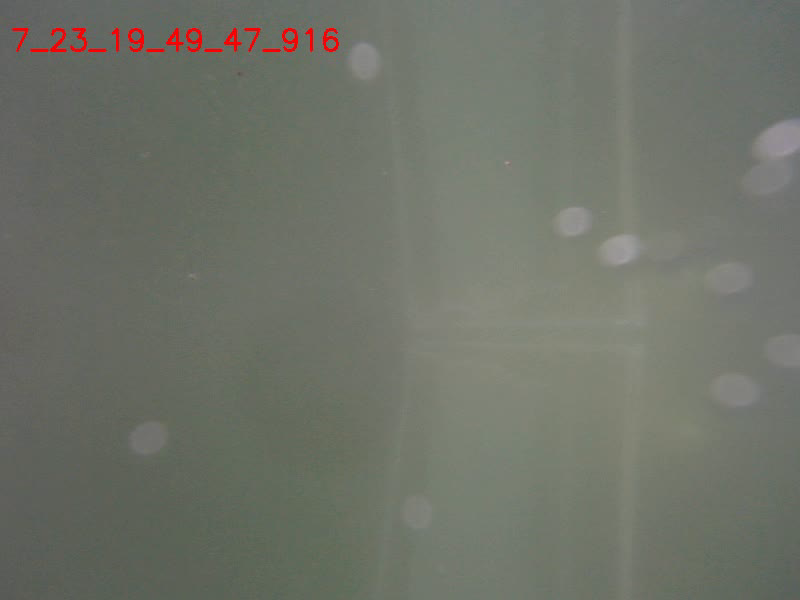
#> input picture frame 0 of capture_7_23_19_49_47.avi, 800 x 600 px, given in place of realgate.mp4, which was not available
$ python combine.py
#> lines starting #> are read from the running program, lines starting #| are printed output that depends on the picture; after the words box and inside, x2 and y2 are one past the last pixel; in counts of white or black regions, pixels touching at a corner belong together; pictures that were not available may be replaced by others from this repository, and a replacement may not be noted
### nms.py
import numpy as np

# Malisiewicz et al.
def non_max_suppression_fast(boxes, overlapThresh):
	# if there are no boxes, return an empty list
	if len(boxes) == 0:
		return []

	# if the bounding boxes integers, convert them to floats --
	# this is important since we'll be doing a bunch of divisions
	if boxes.dtype.kind == "i":
		boxes = boxes.astype("float")

	# initialize the list of picked indexes
	pick = []

	# grab the coordinates of the bounding boxes
	x1 = boxes[:,0]
	y1 = boxes[:,1]
	x2 = boxes[:,2]
	y2 = boxes[:,3]

	# compute the area of the bounding boxes and sort the bounding
	# boxes by the bottom-right y-coordinate of the bounding box
	area = (x2 - x1 + 1) * (y2 - y1 + 1)
	idxs = np.argsort(y2)

	# keep looping while some indexes still remain in the indexes
	# list
	while len(idxs) > 0:
		# grab the last index in the indexes list and add the
		# index value to the list of picked indexes
		last = len(idxs) - 1
		i = idxs[last]
		pick.append(i)

		# find the largest (x, y) coordinates for the start of
		# the bounding box and the smallest (x, y) coordinates
		# for the end of the bounding box
		xx1 = np.maximum(x1[i], x1[idxs[:last]])
		yy1 = np.maximum(y1[i], y1[idxs[:last]])
		xx2 = np.minimum(x2[i], x2[idxs[:last]])
		yy2 = np.minimum(y2[i], y2[idxs[:last]])

		# compute the width and height of the bounding box
		w = np.maximum(0, xx2 - xx1 + 1)
		h = np.maximum(0, yy2 - yy1 + 1)

		# compute the ratio of overlap
		overlap = (w * h) / area[idxs[:last]]

		# delete all indexes from the index list that have
		idxs = np.delete(idxs, np.concatenate(([last],
			np.where(overlap > overlapThresh)[0])))

	# return only the bounding boxes that were picked using the
	# integer data type
	return boxes[pick].astype("int")

### combine.py
from nms import non_max_suppression_fast
import numpy as np
import cv2
import imutils

cap = cv2.VideoCapture('images/realgate.mp4')

while(cap.isOpened()):
	ret, frame = cap.read()
#> frame is the input picture: shape (600, 800, 3); mean B, G, R 104.2, 114.2, 110.9

	height = np.size(frame)
#> height = 1440000
	width = np.size(frame)
#> width = 1440000


	cap_hsv = cv2.cvtColor(frame, cv2.COLOR_BGR2HSV)
#> cap_hsv: shape (600, 800, 3); mean H, S, V 43.8, 23.9, 115.3

	# define the list of boundaries
	# lower mask (0-10)
	lower_red = np.array([0,10,10])
	upper_red = np.array([55,255,255])
	mask0 = cv2.inRange(cap_hsv, lower_red, upper_red)
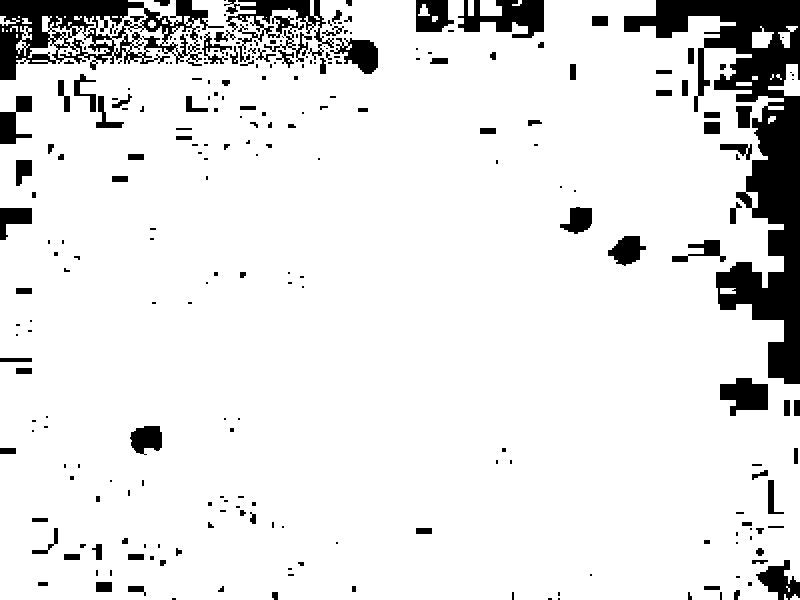
#> mask0: shape (600, 800); 89.6% white; 259 black regions (146 under 20 px), largest, box (x1, y1, x2, y2) and area: (624, 0, 800, 384) 20457, (0, 0, 224, 80) 7908, (224, 0, 334, 62) 2515
	                      									#for red color
	# upper mask (170-180)
	lower_red = np.array([140,0,0])
	upper_red = np.array([185,255,255])
	mask1 = cv2.inRange(cap_hsv, lower_red, upper_red)
#> mask1: shape (600, 800); 0.46% white; 170 white regions (162 under 20 px), largest, box (x1, y1, x2, y2) and area: (760, 128, 800, 176) 872, (618, 250, 630, 260) 80, (54, 44, 60, 58) 34

	# join my masks
	mask = mask0 + mask1
#> mask: shape (600, 800); 90.1% white; 278 black regions (151 under 20 px), largest, box (x1, y1, x2, y2) and area: (624, 0, 800, 384) 19577, (0, 0, 202, 80) 5200, (458, 0, 544, 38) 1972

	output = cv2.bitwise_and(frame, frame, mask = mask)

		# show the images
		#find contours
		#instead of showing image on screen print x coordinages, convert into percentage, find width of gate
	#cv2.imshow("frames", np.hstack([frame, output]))

	#convert images to grayscale
	gray = cv2.cvtColor(output, cv2.COLOR_BGR2GRAY)
	gray = cv2.GaussianBlur(gray, (5,5), 0)
	#cv2.imshow("Gray", gray)
	#cv2.waitKey(0)


	mask = gray.copy()
	kernel = np.ones((5,5),np.uint8)
	eroded = cv2.erode(mask, kernel, iterations=4)
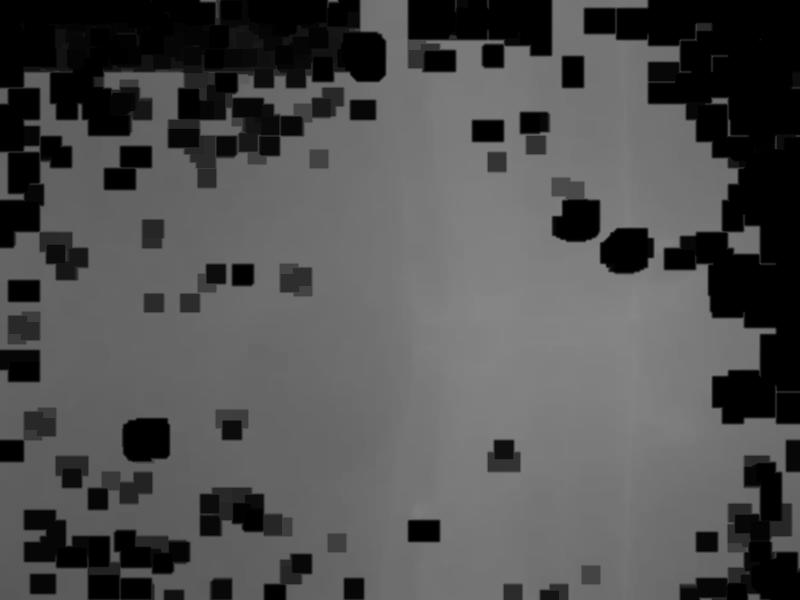
#> eroded: shape (600, 800); min 0, max 135, mean 79.9
	#cv2.imshow("eroded", eroded)
	#cv2.waitKey(0)

	#Erosions and dilations
	#erosions are apploed to reduce the size of foreground objects
	mask = gray.copy()
	kernel = np.ones((5,5),np.uint8)
	dilated = cv2.dilate(eroded, kernel, iterations=3)
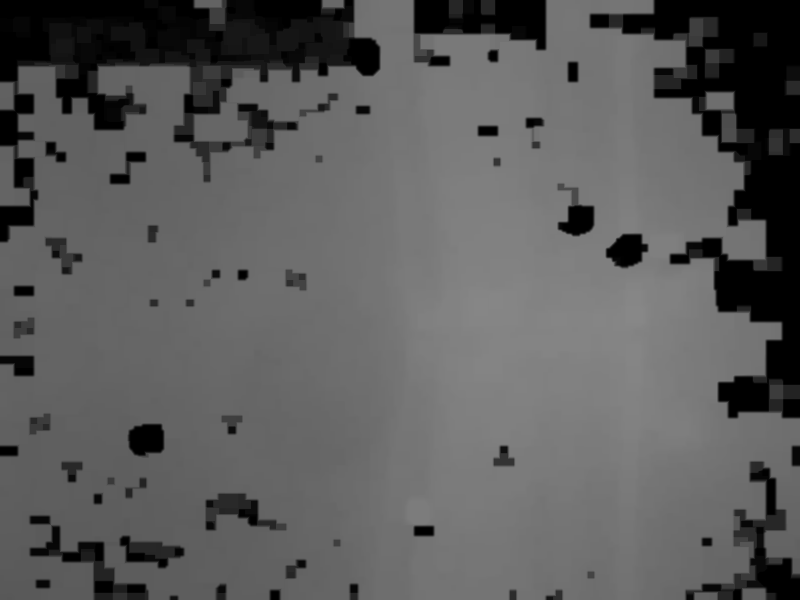
#> dilated: shape (600, 800); min 0, max 135, mean 91.9
	#cv2.imshow("dilated", dilated)
	#cv2.waitKey(0)

	#cv.Mat vesselImage = cv.imread(mask)


	#edge detection
	#applying edge detection
	edged = cv2.Canny(dilated, 30,150)
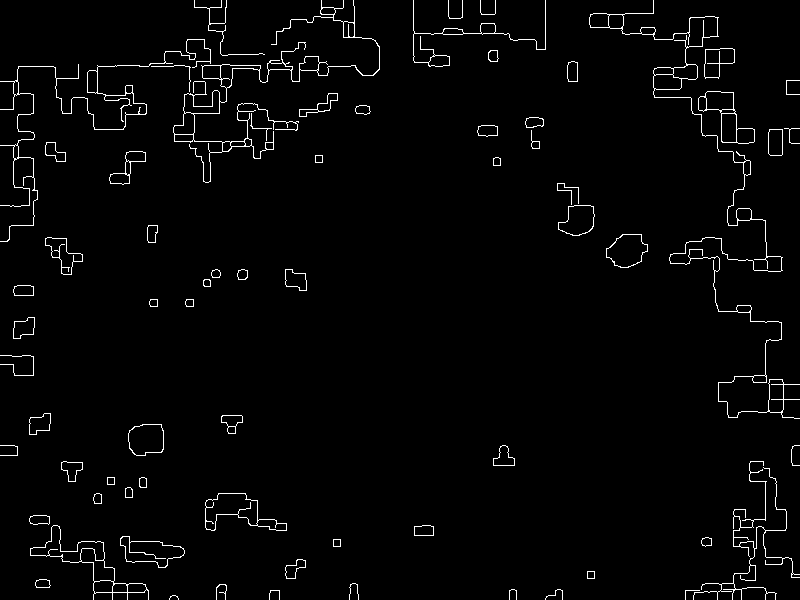
#> edged: shape (600, 800); 2.2% white in thin lines or dots
	#cv2.imshow("Edged", edged)
	#cv2.waitKey(0)

	#detecting and drawing countours
	#find contours(outlines) of the foreground objects in the thresholded image
	cnts, heirarchy = cv2.findContours(edged.copy(), cv2.RETR_EXTERNAL,
		cv2.CHAIN_APPROX_SIMPLE)
#> cnts = 68 contours, 18 with area under 20; largest, box (x1, y1, x2, y2) and area: (173, 0, 380, 183) 2449, (589, 0, 800, 419) 2357, (30, 525, 149, 600) 2036, (205, 493, 287, 531) 1450, (698, 91, 755, 144) 1342
	#cv2.drawContours(immat,contours,-1,CV_RGB(255,0,0),2);
	cnts = sorted(cnts, key = cv2.contourArea, reverse = True)[:3]
#> cnts = 3 contours; box (x1, y1, x2, y2) and area: (173, 0, 380, 183) 2449, (589, 0, 800, 419) 2357, (30, 525, 149, 600) 2036

	print('cnts:')
	print(cnts)
#> (printed output is left out)
	print('=========')
	# [6 lines of commented-out code are left out]
	'''for c in grabbedcnts:
			#draw wach contour on the output image with a 3px thick purple
			#outline, then display the output contours one at a time
			cv2.drawContours(output, [c], -1, (0,255,0),1)
			cv2.imshow("Contours", output)'''
	#cnts = cnts[0]50
	M = cv2.moments(cnts[0])
#> M = moments, m00 2449, centre m10/m00, m01/m00 = (240.1, 89.99)
	print (M)
#> (printed output is left out)
	#print(len(cnts))
	#draw the total number of countours found in purple
	#text = "{} objects found!!!!!!".format(len(cnts))
	#cv2.putText(output, text, (10.25), cv2.FONT_HERSHEY_SIMPLEX, 0.7,
		#(240,0,159),2)
	#cv2.imshow("Contours", output)
	#cv2.waitKey(0)

	#this same code can be applied with Dilate/Dilated instead of Erode/Eroded

	# loop over the contours

	boundingBoxes = np.empty((0, 4), float)

	for c in cnts:
		#approcimate the contour
		peri = cv2.arcLength(c, True)
		approx = cv2.approxPolyDP(c, 0.02 * peri, True)

		for x in range(len(approx)):
			cv2.circle(frame, (approx[x][0][0], approx[x][0][1],), 7, (0, 0, 255), -1)
		#cv2.Circle(image, (approx[1][0][0], approx[1][0][1],), 7, (0, 0, 255), -1)

		print(approx)


		x,y,w,h = cv2.boundingRect(c)
		#boundingBoxes.append(np.array[x,y,w,h])
		boundingBoxes = np.append(boundingBoxes, np.array([[x,y,x+w,y+h]]), axis = 0)
		#boundingBoxes = np.append(boundingBoxes, np.array([[h,w,y,x]]), axis = 0)
		cv2.rectangle(frame,(x,y), (x+w, y+h), (0,255,0), 2)
		cv2.imshow("bounding rectangle",frame)
		#cv2.waitKey(0)

		print(str(x/width) + " " + str(y/height) + " " + str((x+w)/width) + " " +  str((y+h)/height))


		if M["m00"] != 0:
			cX = int(M["m10"] / M["m00"])
			cY = int(M["m01"] / M["m00"])
		else:
			cX, cY = 0,0


		print(cX/width, cY/height)
#> this loop made 3 passes
#> (peri, x, y, w, h, boundingBoxes) on passes 1 to 2: (2424.6, 173, 0, 207, 183, [[173, 0, 380, 183]]), (3063.1, 589, 0, 211, 419, [[173, 0, 380, 183], [589, 0, 800, 419]])
#> (peri, x, y, w, h) on pass 3: (439.8, 30, 525, 119, 75)
#> (printed output is left out)
#> pass 1, `cv2.imshow("bounding rectangle",frame)`:
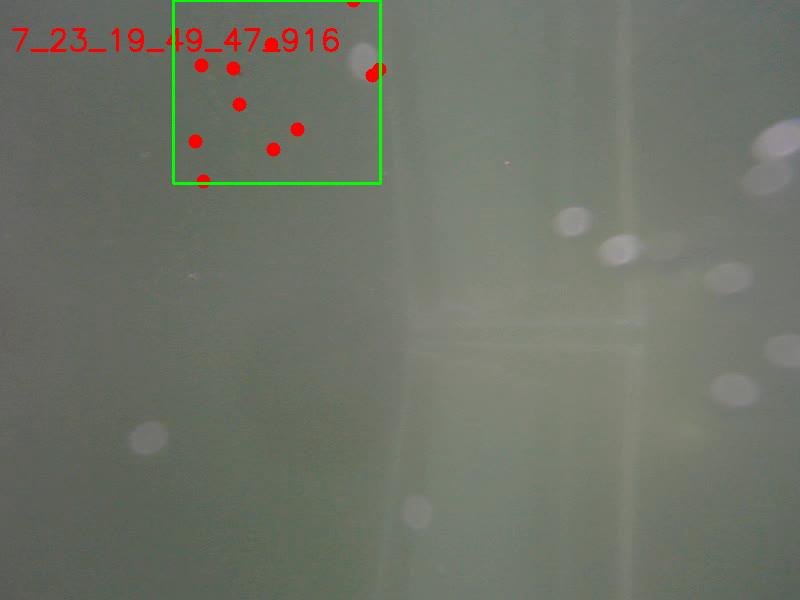
#> window 'bounding rectangle': shape (600, 800, 3); mean B, G, R 103.5, 114.5, 110.9
#> after the loop:
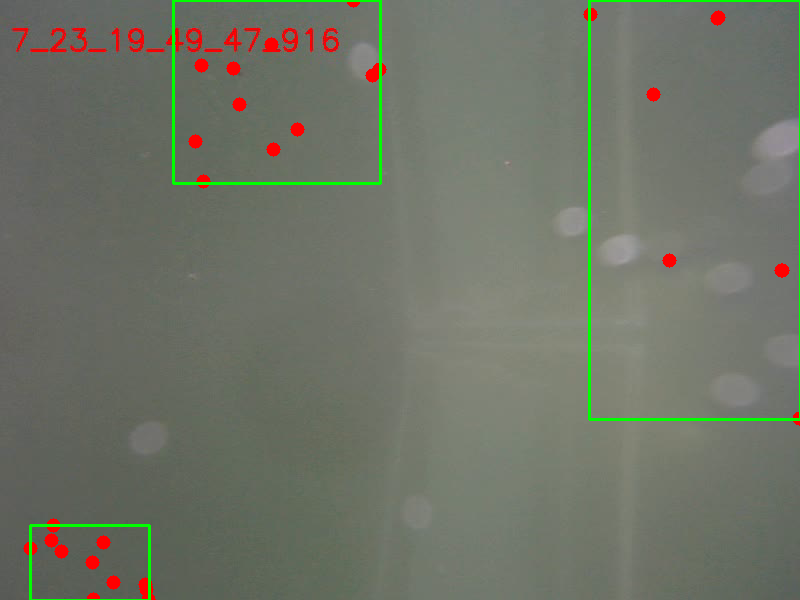
#> frame: shape (600, 800, 3); 1.92% of pixels changed, all inside (x1, y1, x2, y2) = (23, 0, 800, 600)

	print("Bounding Boxes:")
	print(boundingBoxes)
#| [[173.   0. 380. 183.]
#|  [589.   0. 800. 419.]
#|  [ 30. 525. 149. 600.]]

	# perform non-maximum suppression on the bounding boxes
	pick = non_max_suppression_fast(boundingBoxes, 0.1)
#> in non_max_suppression_fast, `x1 = boxes[:,0]`: x1 = [173, 589, 30]
#> in non_max_suppression_fast, `y1 = boxes[:,1]`: y1 = [0, 0, 525]
#> in non_max_suppression_fast, `x2 = boxes[:,2]`: x2 = [380, 800, 149]
#> in non_max_suppression_fast, `y2 = boxes[:,3]`: y2 = [183, 419, 600]
#> in non_max_suppression_fast, `area = (x2 - x1 + 1) * (y2 - y1 + 1)`: area = [38272, 89040, 9120]
#> in non_max_suppression_fast, `idxs = np.argsort(y2)`: idxs = [0, 1, 2]
#> the loop in non_max_suppression_fast, `while len(idxs) > 0:` made 3 passes
#> (last, i, xx1, yy1, xx2, yy2, overlap, idxs) on pass 1: (2, 2, [173, 589], [525, 525], [149, 149], [183, 419], [0, 0], [0, 1])
#> (last, i, xx1, yy1, xx2, yy2, w, h) on pass 2: (1, 1, [589], [0], [380], [183], [0], [184])
#> after the loop in non_max_suppression_fast, `while len(idxs) > 0:`: idxs = empty array; pick = [2, 1, 0]
#> pick = [[30, 525, 149, 600], [589, 0, 800, 419], [173, 0, 380, 183]]
	print ("[x] after applying non-maximum, %d bounding boxes" % (len(pick)))
#| [x] after applying non-maximum, 3 bounding boxes

	# loop over the picked bounding boxes and draw them
	for (startX, startY, endX, endY) in pick:
		cv2.rectangle(frame, (startX, startY), (endX, endY), (255, 255, 255), 2)
#> this loop made 3 passes
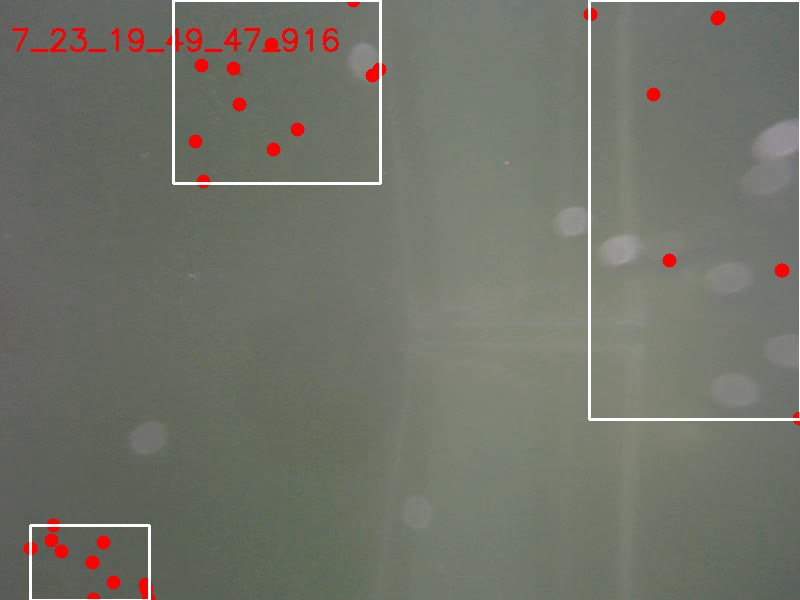
#> frame: shape (600, 800, 3); 1.2% of pixels changed, all inside (x1, y1, x2, y2) = (29, 0, 800, 600)

	# display the images
	#cv2.imshow("Original", orig)
	cv2.imshow("After NMS", frame)
	#cv2.waitKey(0)

	if cv2.waitKey(1) & 0xFF == ord('q'):
#> (key q is pressed here)
		break

cap.release()
cv2.destroyAllWindows()
